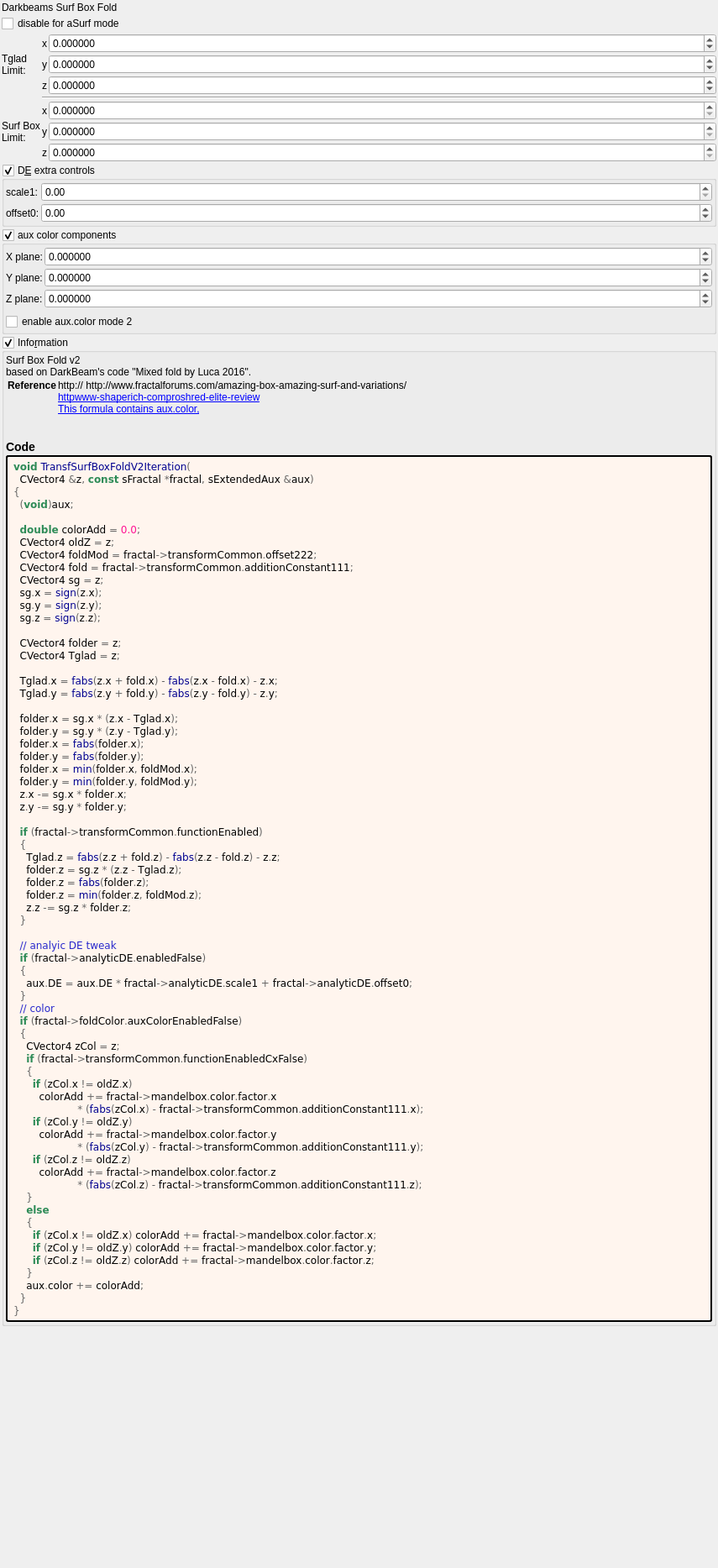
<?xml version="1.0" encoding="UTF-8"?>
<ui version="4.0">
 <class>transf_surf_box_fold_v2</class>
 <widget class="QWidget" name="Form">
  <property name="geometry">
   <rect>
    <x>0</x>
    <y>0</y>
    <width>855</width>
    <height>1867</height>
   </rect>
  </property>
  <property name="windowTitle">
   <string notr="true">transf_surf_box_fold_v2</string>
  </property>
  <layout class="QVBoxLayout" name="verticalLayout">
   <property name="spacing">
    <number>2</number>
   </property>
   <property name="leftMargin">
    <number>2</number>
   </property>
   <property name="topMargin">
    <number>2</number>
   </property>
   <property name="rightMargin">
    <number>2</number>
   </property>
   <property name="bottomMargin">
    <number>2</number>
   </property>
   <item>
    <widget class="QLabel" name="label_28">
     <property name="text">
      <string>Darkbeams Surf Box Fold</string>
     </property>
    </widget>
   </item>
   <item>
    <widget class="MyCheckBox" name="checkBox_transf_function_enabled">
     <property name="text">
      <string notr="true">disable for aSurf mode</string>
     </property>
    </widget>
   </item>
   <item>
    <layout class="QGridLayout" name="gridLayout_17" columnstretch="0,0,1">
     <property name="spacing">
      <number>2</number>
     </property>
     <item row="4" column="2">
      <widget class="MyDoubleSpinBox" name="spinbox4_transf_offset_222_x">
       <property name="sizePolicy">
        <sizepolicy hsizetype="Minimum" vsizetype="Maximum">
         <horstretch>0</horstretch>
         <verstretch>0</verstretch>
        </sizepolicy>
       </property>
       <property name="prefix">
        <string/>
       </property>
       <property name="suffix">
        <string/>
       </property>
       <property name="decimals">
        <number>6</number>
       </property>
       <property name="minimum">
        <double>0.000000000000000</double>
       </property>
       <property name="maximum">
        <double>2000.000000000000000</double>
       </property>
       <property name="singleStep">
        <double>0.100000000000000</double>
       </property>
      </widget>
     </item>
     <item row="4" column="1">
      <widget class="QLabel" name="label_126">
       <property name="text">
        <string notr="true">x</string>
       </property>
      </widget>
     </item>
     <item row="6" column="1">
      <widget class="QLabel" name="label_125">
       <property name="text">
        <string notr="true">z</string>
       </property>
      </widget>
     </item>
     <item row="2" column="2">
      <widget class="MyDoubleSpinBox" name="spinbox4_transf_offset_111_z">
       <property name="sizePolicy">
        <sizepolicy hsizetype="Minimum" vsizetype="Maximum">
         <horstretch>0</horstretch>
         <verstretch>0</verstretch>
        </sizepolicy>
       </property>
       <property name="prefix">
        <string/>
       </property>
       <property name="suffix">
        <string/>
       </property>
       <property name="decimals">
        <number>6</number>
       </property>
       <property name="minimum">
        <double>-99.989999999999995</double>
       </property>
       <property name="maximum">
        <double>99.989999999999995</double>
       </property>
       <property name="singleStep">
        <double>0.100000000000000</double>
       </property>
      </widget>
     </item>
     <item row="0" column="1">
      <widget class="QLabel" name="label_118">
       <property name="text">
        <string notr="true">x</string>
       </property>
      </widget>
     </item>
     <item row="1" column="1">
      <widget class="QLabel" name="label_116">
       <property name="text">
        <string notr="true">y</string>
       </property>
      </widget>
     </item>
     <item row="2" column="1">
      <widget class="QLabel" name="label_119">
       <property name="text">
        <string notr="true">z</string>
       </property>
      </widget>
     </item>
     <item row="6" column="2">
      <widget class="MyDoubleSpinBox" name="spinbox4_transf_offset_222_z">
       <property name="sizePolicy">
        <sizepolicy hsizetype="Minimum" vsizetype="Maximum">
         <horstretch>0</horstretch>
         <verstretch>0</verstretch>
        </sizepolicy>
       </property>
       <property name="prefix">
        <string/>
       </property>
       <property name="suffix">
        <string/>
       </property>
       <property name="decimals">
        <number>6</number>
       </property>
       <property name="minimum">
        <double>0.000000000000000</double>
       </property>
       <property name="maximum">
        <double>2000.000000000000000</double>
       </property>
       <property name="singleStep">
        <double>0.100000000000000</double>
       </property>
      </widget>
     </item>
     <item row="1" column="2">
      <widget class="MyDoubleSpinBox" name="spinbox4_transf_offset_111_y">
       <property name="sizePolicy">
        <sizepolicy hsizetype="Minimum" vsizetype="Maximum">
         <horstretch>0</horstretch>
         <verstretch>0</verstretch>
        </sizepolicy>
       </property>
       <property name="prefix">
        <string/>
       </property>
       <property name="suffix">
        <string/>
       </property>
       <property name="decimals">
        <number>6</number>
       </property>
       <property name="minimum">
        <double>-99.989999999999995</double>
       </property>
       <property name="maximum">
        <double>99.989999999999995</double>
       </property>
       <property name="singleStep">
        <double>0.100000000000000</double>
       </property>
      </widget>
     </item>
     <item row="5" column="1">
      <widget class="QLabel" name="label_127">
       <property name="text">
        <string notr="true">y</string>
       </property>
      </widget>
     </item>
     <item row="0" column="2">
      <widget class="MyDoubleSpinBox" name="spinbox4_transf_offset_111_x">
       <property name="sizePolicy">
        <sizepolicy hsizetype="Minimum" vsizetype="Maximum">
         <horstretch>0</horstretch>
         <verstretch>0</verstretch>
        </sizepolicy>
       </property>
       <property name="prefix">
        <string/>
       </property>
       <property name="suffix">
        <string/>
       </property>
       <property name="decimals">
        <number>6</number>
       </property>
       <property name="minimum">
        <double>-99.989999999999995</double>
       </property>
       <property name="maximum">
        <double>99.989999999999995</double>
       </property>
       <property name="singleStep">
        <double>0.100000000000000</double>
       </property>
      </widget>
     </item>
     <item row="5" column="2">
      <widget class="MyDoubleSpinBox" name="spinbox4_transf_offset_222_y">
       <property name="sizePolicy">
        <sizepolicy hsizetype="Minimum" vsizetype="Maximum">
         <horstretch>0</horstretch>
         <verstretch>0</verstretch>
        </sizepolicy>
       </property>
       <property name="prefix">
        <string/>
       </property>
       <property name="suffix">
        <string/>
       </property>
       <property name="decimals">
        <number>6</number>
       </property>
       <property name="minimum">
        <double>0.000000000000000</double>
       </property>
       <property name="maximum">
        <double>2000.000000000000000</double>
       </property>
       <property name="singleStep">
        <double>0.100000000000000</double>
       </property>
      </widget>
     </item>
     <item row="3" column="1" colspan="2">
      <widget class="Line" name="line">
       <property name="orientation">
        <enum>Qt::Horizontal</enum>
       </property>
      </widget>
     </item>
     <item row="0" column="0" rowspan="3">
      <widget class="QLabel" name="label_95">
       <property name="text">
        <string>Tglad
Limit:</string>
       </property>
      </widget>
     </item>
     <item row="4" column="0" rowspan="3">
      <widget class="QLabel" name="label_97">
       <property name="text">
        <string>Surf Box
Limit:</string>
       </property>
      </widget>
     </item>
    </layout>
   </item>
   <item>
    <widget class="MyGroupBox" name="groupCheck_analyticDE_enabled_false">
     <property name="title">
      <string>D&amp;E extra controls</string>
     </property>
     <property name="checkable">
      <bool>true</bool>
     </property>
     <layout class="QVBoxLayout" name="verticalLayout_13" stretch="0">
      <property name="spacing">
       <number>2</number>
      </property>
      <property name="leftMargin">
       <number>2</number>
      </property>
      <property name="topMargin">
       <number>2</number>
      </property>
      <property name="rightMargin">
       <number>2</number>
      </property>
      <property name="bottomMargin">
       <number>2</number>
      </property>
      <item>
       <layout class="QGridLayout" name="gridLayout_18" columnstretch="0,1">
        <property name="spacing">
         <number>2</number>
        </property>
        <item row="0" column="1">
         <widget class="MyDoubleSpinBox" name="spinbox_analyticDE_scale_1">
          <property name="sizePolicy">
           <sizepolicy hsizetype="Minimum" vsizetype="Maximum">
            <horstretch>0</horstretch>
            <verstretch>0</verstretch>
           </sizepolicy>
          </property>
          <property name="prefix">
           <string/>
          </property>
          <property name="suffix">
           <string/>
          </property>
          <property name="decimals">
           <number>2</number>
          </property>
          <property name="minimum">
           <double>0.000000000000000</double>
          </property>
          <property name="maximum">
           <double>99.989999999999995</double>
          </property>
          <property name="singleStep">
           <double>0.100000000000000</double>
          </property>
         </widget>
        </item>
        <item row="0" column="0">
         <widget class="QLabel" name="label_182">
          <property name="text">
           <string>scale1:</string>
          </property>
         </widget>
        </item>
        <item row="1" column="1">
         <widget class="MyDoubleSpinBox" name="spinbox_analyticDE_offset_0">
          <property name="sizePolicy">
           <sizepolicy hsizetype="Minimum" vsizetype="Maximum">
            <horstretch>0</horstretch>
            <verstretch>0</verstretch>
           </sizepolicy>
          </property>
          <property name="prefix">
           <string/>
          </property>
          <property name="suffix">
           <string/>
          </property>
          <property name="decimals">
           <number>2</number>
          </property>
          <property name="minimum">
           <double>-99.989999999999995</double>
          </property>
          <property name="maximum">
           <double>99.989999999999995</double>
          </property>
          <property name="singleStep">
           <double>0.100000000000000</double>
          </property>
         </widget>
        </item>
        <item row="1" column="0">
         <widget class="QLabel" name="label_177">
          <property name="text">
           <string>offset0:</string>
          </property>
         </widget>
        </item>
       </layout>
      </item>
     </layout>
    </widget>
   </item>
   <item>
    <widget class="MyGroupBox" name="groupCheck_fold_color_aux_color_enabled_false">
     <property name="title">
      <string>aux color components&amp;</string>
     </property>
     <property name="checkable">
      <bool>true</bool>
     </property>
     <layout class="QVBoxLayout" name="verticalLayout_10">
      <property name="leftMargin">
       <number>2</number>
      </property>
      <property name="topMargin">
       <number>2</number>
      </property>
      <property name="rightMargin">
       <number>2</number>
      </property>
      <property name="bottomMargin">
       <number>2</number>
      </property>
      <item>
       <layout class="QGridLayout" name="gridLayout_16" columnstretch="0,1">
        <property name="spacing">
         <number>2</number>
        </property>
        <item row="2" column="0">
         <widget class="QLabel" name="label_42">
          <property name="text">
           <string>Z plane:</string>
          </property>
         </widget>
        </item>
        <item row="0" column="0">
         <widget class="QLabel" name="label_34">
          <property name="text">
           <string>X plane:</string>
          </property>
         </widget>
        </item>
        <item row="0" column="1">
         <widget class="MyDoubleSpinBox" name="spinbox4_mandelbox_color_4D_x">
          <property name="sizePolicy">
           <sizepolicy hsizetype="Minimum" vsizetype="Maximum">
            <horstretch>0</horstretch>
            <verstretch>0</verstretch>
           </sizepolicy>
          </property>
          <property name="prefix">
           <string/>
          </property>
          <property name="suffix">
           <string/>
          </property>
          <property name="decimals">
           <number>6</number>
          </property>
          <property name="minimum">
           <double>-100.000000000000000</double>
          </property>
          <property name="maximum">
           <double>100.000000000000000</double>
          </property>
          <property name="singleStep">
           <double>0.100000000000000</double>
          </property>
         </widget>
        </item>
        <item row="1" column="0">
         <widget class="QLabel" name="label_43">
          <property name="text">
           <string>Y plane:</string>
          </property>
         </widget>
        </item>
        <item row="2" column="1">
         <widget class="MyDoubleSpinBox" name="spinbox4_mandelbox_color_4D_z">
          <property name="sizePolicy">
           <sizepolicy hsizetype="Minimum" vsizetype="Maximum">
            <horstretch>0</horstretch>
            <verstretch>0</verstretch>
           </sizepolicy>
          </property>
          <property name="prefix">
           <string/>
          </property>
          <property name="suffix">
           <string/>
          </property>
          <property name="decimals">
           <number>6</number>
          </property>
          <property name="minimum">
           <double>-100.000000000000000</double>
          </property>
          <property name="maximum">
           <double>100.000000000000000</double>
          </property>
          <property name="singleStep">
           <double>0.100000000000000</double>
          </property>
         </widget>
        </item>
        <item row="1" column="1">
         <widget class="MyDoubleSpinBox" name="spinbox4_mandelbox_color_4D_y">
          <property name="sizePolicy">
           <sizepolicy hsizetype="Minimum" vsizetype="Maximum">
            <horstretch>0</horstretch>
            <verstretch>0</verstretch>
           </sizepolicy>
          </property>
          <property name="prefix">
           <string/>
          </property>
          <property name="suffix">
           <string/>
          </property>
          <property name="decimals">
           <number>6</number>
          </property>
          <property name="minimum">
           <double>-100.000000000000000</double>
          </property>
          <property name="maximum">
           <double>100.000000000000000</double>
          </property>
          <property name="singleStep">
           <double>0.100000000000000</double>
          </property>
         </widget>
        </item>
       </layout>
      </item>
      <item>
       <widget class="MyCheckBox" name="checkBox_transf_function_enabledCx_false">
        <property name="text">
         <string>enable aux.color mode 2</string>
        </property>
       </widget>
      </item>
     </layout>
    </widget>
   </item>
   <item>
    <widget class="MyGroupBox" name="groupCheck_info">
     <property name="title">
      <string>Info&amp;rmation</string>
     </property>
     <property name="flat">
      <bool>false</bool>
     </property>
     <property name="checkable">
      <bool>true</bool>
     </property>
     <layout class="QVBoxLayout" name="verticalLayout_2">
      <property name="spacing">
       <number>2</number>
      </property>
      <property name="leftMargin">
       <number>2</number>
      </property>
      <property name="topMargin">
       <number>2</number>
      </property>
      <property name="rightMargin">
       <number>2</number>
      </property>
      <property name="bottomMargin">
       <number>2</number>
      </property>
      <item>
       <widget class="QLabel" name="label_information_general">
        <property name="text">
         <string notr="true">&lt;p&gt;Surf Box Fold v2&lt;br&gt;based on DarkBeam&#039;s code &quot;Mixed fold by Luca 2016&quot;.&lt;/p&gt;&lt;table&gt;
&lt;tr&gt;&lt;th&gt;Reference&lt;/th&gt;&lt;td&gt;&lt;a href=&quot;http:// http://www.fractalforums.com/amazing-box-amazing-surf-and-variations/&quot;&gt;http:// http://www.fractalforums.com/amazing-box-amazing-surf-and-variations/&lt;br&gt;
&lt;a href=&quot;httpwww-shaperich-comproshred-elite-review&quot;&gt;httpwww-shaperich-comproshred-elite-review&lt;br&gt;
&lt;a href=&quot;This formula contains aux.color,&quot;&gt;This formula contains aux.color,&lt;br&gt;
&lt;/td&gt;&lt;/tr&gt;
&lt;/table&gt;
&lt;h3&gt;Code&lt;/h3&gt;</string>
        </property>
        <property name="wordWrap">
         <bool>true</bool>
        </property>
        <property name="openExternalLinks">
         <bool>true</bool>
        </property>
        <property name="textInteractionFlags">
         <set>Qt::LinksAccessibleByMouse|Qt::TextSelectableByMouse</set>
        </property>
       </widget>
      </item>
      <item>
       <widget class="QLabel" name="label_code_content">
        <property name="styleSheet">
         <string notr="true">border-style: outset; border-width: 2px; border-radius: 3px; border-color: black; background-color: #fff5ee; padding: 4px;</string>
        </property>
        <property name="text">
         <string notr="true">&lt;body style=&quot;background-color:#fff5ee&quot;&gt;
&lt;pre style=&quot;color:#000000; background-color:#fff5ee;  font-family:&#039;Courier New&#039;,monospace;white-space: pre-wrap;&quot;&gt;&lt;span style=&quot;color:#2e8b57; font-weight:bold&quot;&gt;void&lt;/span&gt; &lt;span style=&quot;color:#00008f&quot;&gt;TransfSurfBoxFoldV2Iteration&lt;/span&gt;&lt;span style=&quot;color:#676767&quot;&gt;(&lt;/span&gt;
  CVector4 &lt;span style=&quot;color:#676767&quot;&gt;&amp;amp;&lt;/span&gt;z&lt;span style=&quot;color:#676767&quot;&gt;,&lt;/span&gt; &lt;span style=&quot;color:#2e8b57; font-weight:bold&quot;&gt;const&lt;/span&gt; sFractal &lt;span style=&quot;color:#676767&quot;&gt;*&lt;/span&gt;fractal&lt;span style=&quot;color:#676767&quot;&gt;,&lt;/span&gt; sExtendedAux &lt;span style=&quot;color:#676767&quot;&gt;&amp;amp;&lt;/span&gt;aux&lt;span style=&quot;color:#676767&quot;&gt;)&lt;/span&gt;
&lt;span style=&quot;color:#676767&quot;&gt;{&lt;/span&gt;
  &lt;span style=&quot;color:#676767&quot;&gt;(&lt;/span&gt;&lt;span style=&quot;color:#2e8b57; font-weight:bold&quot;&gt;void&lt;/span&gt;&lt;span style=&quot;color:#676767&quot;&gt;)&lt;/span&gt;aux&lt;span style=&quot;color:#676767&quot;&gt;;&lt;/span&gt;

  &lt;span style=&quot;color:#2e8b57; font-weight:bold&quot;&gt;double&lt;/span&gt; colorAdd &lt;span style=&quot;color:#676767&quot;&gt;=&lt;/span&gt; &lt;span style=&quot;color:#ff1493&quot;&gt;0.0&lt;/span&gt;&lt;span style=&quot;color:#676767&quot;&gt;;&lt;/span&gt;
  CVector4 oldZ &lt;span style=&quot;color:#676767&quot;&gt;=&lt;/span&gt; z&lt;span style=&quot;color:#676767&quot;&gt;;&lt;/span&gt;
  CVector4 foldMod &lt;span style=&quot;color:#676767&quot;&gt;=&lt;/span&gt; fractal&lt;span style=&quot;color:#676767&quot;&gt;-&amp;gt;&lt;/span&gt;transformCommon&lt;span style=&quot;color:#676767&quot;&gt;.&lt;/span&gt;offset222&lt;span style=&quot;color:#676767&quot;&gt;;&lt;/span&gt;
  CVector4 fold &lt;span style=&quot;color:#676767&quot;&gt;=&lt;/span&gt; fractal&lt;span style=&quot;color:#676767&quot;&gt;-&amp;gt;&lt;/span&gt;transformCommon&lt;span style=&quot;color:#676767&quot;&gt;.&lt;/span&gt;additionConstant111&lt;span style=&quot;color:#676767&quot;&gt;;&lt;/span&gt;
  CVector4 sg &lt;span style=&quot;color:#676767&quot;&gt;=&lt;/span&gt; z&lt;span style=&quot;color:#676767&quot;&gt;;&lt;/span&gt;
  sg&lt;span style=&quot;color:#676767&quot;&gt;.&lt;/span&gt;x &lt;span style=&quot;color:#676767&quot;&gt;=&lt;/span&gt; &lt;span style=&quot;color:#00008f&quot;&gt;sign&lt;/span&gt;&lt;span style=&quot;color:#676767&quot;&gt;(&lt;/span&gt;z&lt;span style=&quot;color:#676767&quot;&gt;.&lt;/span&gt;x&lt;span style=&quot;color:#676767&quot;&gt;);&lt;/span&gt;
  sg&lt;span style=&quot;color:#676767&quot;&gt;.&lt;/span&gt;y &lt;span style=&quot;color:#676767&quot;&gt;=&lt;/span&gt; &lt;span style=&quot;color:#00008f&quot;&gt;sign&lt;/span&gt;&lt;span style=&quot;color:#676767&quot;&gt;(&lt;/span&gt;z&lt;span style=&quot;color:#676767&quot;&gt;.&lt;/span&gt;y&lt;span style=&quot;color:#676767&quot;&gt;);&lt;/span&gt;
  sg&lt;span style=&quot;color:#676767&quot;&gt;.&lt;/span&gt;z &lt;span style=&quot;color:#676767&quot;&gt;=&lt;/span&gt; &lt;span style=&quot;color:#00008f&quot;&gt;sign&lt;/span&gt;&lt;span style=&quot;color:#676767&quot;&gt;(&lt;/span&gt;z&lt;span style=&quot;color:#676767&quot;&gt;.&lt;/span&gt;z&lt;span style=&quot;color:#676767&quot;&gt;);&lt;/span&gt;

  CVector4 folder &lt;span style=&quot;color:#676767&quot;&gt;=&lt;/span&gt; z&lt;span style=&quot;color:#676767&quot;&gt;;&lt;/span&gt;
  CVector4 Tglad &lt;span style=&quot;color:#676767&quot;&gt;=&lt;/span&gt; z&lt;span style=&quot;color:#676767&quot;&gt;;&lt;/span&gt;

  Tglad&lt;span style=&quot;color:#676767&quot;&gt;.&lt;/span&gt;x &lt;span style=&quot;color:#676767&quot;&gt;=&lt;/span&gt; &lt;span style=&quot;color:#00008f&quot;&gt;fabs&lt;/span&gt;&lt;span style=&quot;color:#676767&quot;&gt;(&lt;/span&gt;z&lt;span style=&quot;color:#676767&quot;&gt;.&lt;/span&gt;x &lt;span style=&quot;color:#676767&quot;&gt;+&lt;/span&gt; fold&lt;span style=&quot;color:#676767&quot;&gt;.&lt;/span&gt;x&lt;span style=&quot;color:#676767&quot;&gt;) -&lt;/span&gt; &lt;span style=&quot;color:#00008f&quot;&gt;fabs&lt;/span&gt;&lt;span style=&quot;color:#676767&quot;&gt;(&lt;/span&gt;z&lt;span style=&quot;color:#676767&quot;&gt;.&lt;/span&gt;x &lt;span style=&quot;color:#676767&quot;&gt;-&lt;/span&gt; fold&lt;span style=&quot;color:#676767&quot;&gt;.&lt;/span&gt;x&lt;span style=&quot;color:#676767&quot;&gt;) -&lt;/span&gt; z&lt;span style=&quot;color:#676767&quot;&gt;.&lt;/span&gt;x&lt;span style=&quot;color:#676767&quot;&gt;;&lt;/span&gt;
  Tglad&lt;span style=&quot;color:#676767&quot;&gt;.&lt;/span&gt;y &lt;span style=&quot;color:#676767&quot;&gt;=&lt;/span&gt; &lt;span style=&quot;color:#00008f&quot;&gt;fabs&lt;/span&gt;&lt;span style=&quot;color:#676767&quot;&gt;(&lt;/span&gt;z&lt;span style=&quot;color:#676767&quot;&gt;.&lt;/span&gt;y &lt;span style=&quot;color:#676767&quot;&gt;+&lt;/span&gt; fold&lt;span style=&quot;color:#676767&quot;&gt;.&lt;/span&gt;y&lt;span style=&quot;color:#676767&quot;&gt;) -&lt;/span&gt; &lt;span style=&quot;color:#00008f&quot;&gt;fabs&lt;/span&gt;&lt;span style=&quot;color:#676767&quot;&gt;(&lt;/span&gt;z&lt;span style=&quot;color:#676767&quot;&gt;.&lt;/span&gt;y &lt;span style=&quot;color:#676767&quot;&gt;-&lt;/span&gt; fold&lt;span style=&quot;color:#676767&quot;&gt;.&lt;/span&gt;y&lt;span style=&quot;color:#676767&quot;&gt;) -&lt;/span&gt; z&lt;span style=&quot;color:#676767&quot;&gt;.&lt;/span&gt;y&lt;span style=&quot;color:#676767&quot;&gt;;&lt;/span&gt;

  folder&lt;span style=&quot;color:#676767&quot;&gt;.&lt;/span&gt;x &lt;span style=&quot;color:#676767&quot;&gt;=&lt;/span&gt; sg&lt;span style=&quot;color:#676767&quot;&gt;.&lt;/span&gt;x &lt;span style=&quot;color:#676767&quot;&gt;* (&lt;/span&gt;z&lt;span style=&quot;color:#676767&quot;&gt;.&lt;/span&gt;x &lt;span style=&quot;color:#676767&quot;&gt;-&lt;/span&gt; Tglad&lt;span style=&quot;color:#676767&quot;&gt;.&lt;/span&gt;x&lt;span style=&quot;color:#676767&quot;&gt;);&lt;/span&gt;
  folder&lt;span style=&quot;color:#676767&quot;&gt;.&lt;/span&gt;y &lt;span style=&quot;color:#676767&quot;&gt;=&lt;/span&gt; sg&lt;span style=&quot;color:#676767&quot;&gt;.&lt;/span&gt;y &lt;span style=&quot;color:#676767&quot;&gt;* (&lt;/span&gt;z&lt;span style=&quot;color:#676767&quot;&gt;.&lt;/span&gt;y &lt;span style=&quot;color:#676767&quot;&gt;-&lt;/span&gt; Tglad&lt;span style=&quot;color:#676767&quot;&gt;.&lt;/span&gt;y&lt;span style=&quot;color:#676767&quot;&gt;);&lt;/span&gt;
  folder&lt;span style=&quot;color:#676767&quot;&gt;.&lt;/span&gt;x &lt;span style=&quot;color:#676767&quot;&gt;=&lt;/span&gt; &lt;span style=&quot;color:#00008f&quot;&gt;fabs&lt;/span&gt;&lt;span style=&quot;color:#676767&quot;&gt;(&lt;/span&gt;folder&lt;span style=&quot;color:#676767&quot;&gt;.&lt;/span&gt;x&lt;span style=&quot;color:#676767&quot;&gt;);&lt;/span&gt;
  folder&lt;span style=&quot;color:#676767&quot;&gt;.&lt;/span&gt;y &lt;span style=&quot;color:#676767&quot;&gt;=&lt;/span&gt; &lt;span style=&quot;color:#00008f&quot;&gt;fabs&lt;/span&gt;&lt;span style=&quot;color:#676767&quot;&gt;(&lt;/span&gt;folder&lt;span style=&quot;color:#676767&quot;&gt;.&lt;/span&gt;y&lt;span style=&quot;color:#676767&quot;&gt;);&lt;/span&gt;
  folder&lt;span style=&quot;color:#676767&quot;&gt;.&lt;/span&gt;x &lt;span style=&quot;color:#676767&quot;&gt;=&lt;/span&gt; &lt;span style=&quot;color:#00008f&quot;&gt;min&lt;/span&gt;&lt;span style=&quot;color:#676767&quot;&gt;(&lt;/span&gt;folder&lt;span style=&quot;color:#676767&quot;&gt;.&lt;/span&gt;x&lt;span style=&quot;color:#676767&quot;&gt;,&lt;/span&gt; foldMod&lt;span style=&quot;color:#676767&quot;&gt;.&lt;/span&gt;x&lt;span style=&quot;color:#676767&quot;&gt;);&lt;/span&gt;
  folder&lt;span style=&quot;color:#676767&quot;&gt;.&lt;/span&gt;y &lt;span style=&quot;color:#676767&quot;&gt;=&lt;/span&gt; &lt;span style=&quot;color:#00008f&quot;&gt;min&lt;/span&gt;&lt;span style=&quot;color:#676767&quot;&gt;(&lt;/span&gt;folder&lt;span style=&quot;color:#676767&quot;&gt;.&lt;/span&gt;y&lt;span style=&quot;color:#676767&quot;&gt;,&lt;/span&gt; foldMod&lt;span style=&quot;color:#676767&quot;&gt;.&lt;/span&gt;y&lt;span style=&quot;color:#676767&quot;&gt;);&lt;/span&gt;
  z&lt;span style=&quot;color:#676767&quot;&gt;.&lt;/span&gt;x &lt;span style=&quot;color:#676767&quot;&gt;-=&lt;/span&gt; sg&lt;span style=&quot;color:#676767&quot;&gt;.&lt;/span&gt;x &lt;span style=&quot;color:#676767&quot;&gt;*&lt;/span&gt; folder&lt;span style=&quot;color:#676767&quot;&gt;.&lt;/span&gt;x&lt;span style=&quot;color:#676767&quot;&gt;;&lt;/span&gt;
  z&lt;span style=&quot;color:#676767&quot;&gt;.&lt;/span&gt;y &lt;span style=&quot;color:#676767&quot;&gt;-=&lt;/span&gt; sg&lt;span style=&quot;color:#676767&quot;&gt;.&lt;/span&gt;y &lt;span style=&quot;color:#676767&quot;&gt;*&lt;/span&gt; folder&lt;span style=&quot;color:#676767&quot;&gt;.&lt;/span&gt;y&lt;span style=&quot;color:#676767&quot;&gt;;&lt;/span&gt;

  &lt;span style=&quot;color:#2e8b57; font-weight:bold&quot;&gt;if&lt;/span&gt; &lt;span style=&quot;color:#676767&quot;&gt;(&lt;/span&gt;fractal&lt;span style=&quot;color:#676767&quot;&gt;-&amp;gt;&lt;/span&gt;transformCommon&lt;span style=&quot;color:#676767&quot;&gt;.&lt;/span&gt;functionEnabled&lt;span style=&quot;color:#676767&quot;&gt;)&lt;/span&gt;
  &lt;span style=&quot;color:#676767&quot;&gt;{&lt;/span&gt;
    Tglad&lt;span style=&quot;color:#676767&quot;&gt;.&lt;/span&gt;z &lt;span style=&quot;color:#676767&quot;&gt;=&lt;/span&gt; &lt;span style=&quot;color:#00008f&quot;&gt;fabs&lt;/span&gt;&lt;span style=&quot;color:#676767&quot;&gt;(&lt;/span&gt;z&lt;span style=&quot;color:#676767&quot;&gt;.&lt;/span&gt;z &lt;span style=&quot;color:#676767&quot;&gt;+&lt;/span&gt; fold&lt;span style=&quot;color:#676767&quot;&gt;.&lt;/span&gt;z&lt;span style=&quot;color:#676767&quot;&gt;) -&lt;/span&gt; &lt;span style=&quot;color:#00008f&quot;&gt;fabs&lt;/span&gt;&lt;span style=&quot;color:#676767&quot;&gt;(&lt;/span&gt;z&lt;span style=&quot;color:#676767&quot;&gt;.&lt;/span&gt;z &lt;span style=&quot;color:#676767&quot;&gt;-&lt;/span&gt; fold&lt;span style=&quot;color:#676767&quot;&gt;.&lt;/span&gt;z&lt;span style=&quot;color:#676767&quot;&gt;) -&lt;/span&gt; z&lt;span style=&quot;color:#676767&quot;&gt;.&lt;/span&gt;z&lt;span style=&quot;color:#676767&quot;&gt;;&lt;/span&gt;
    folder&lt;span style=&quot;color:#676767&quot;&gt;.&lt;/span&gt;z &lt;span style=&quot;color:#676767&quot;&gt;=&lt;/span&gt; sg&lt;span style=&quot;color:#676767&quot;&gt;.&lt;/span&gt;z &lt;span style=&quot;color:#676767&quot;&gt;* (&lt;/span&gt;z&lt;span style=&quot;color:#676767&quot;&gt;.&lt;/span&gt;z &lt;span style=&quot;color:#676767&quot;&gt;-&lt;/span&gt; Tglad&lt;span style=&quot;color:#676767&quot;&gt;.&lt;/span&gt;z&lt;span style=&quot;color:#676767&quot;&gt;);&lt;/span&gt;
    folder&lt;span style=&quot;color:#676767&quot;&gt;.&lt;/span&gt;z &lt;span style=&quot;color:#676767&quot;&gt;=&lt;/span&gt; &lt;span style=&quot;color:#00008f&quot;&gt;fabs&lt;/span&gt;&lt;span style=&quot;color:#676767&quot;&gt;(&lt;/span&gt;folder&lt;span style=&quot;color:#676767&quot;&gt;.&lt;/span&gt;z&lt;span style=&quot;color:#676767&quot;&gt;);&lt;/span&gt;
    folder&lt;span style=&quot;color:#676767&quot;&gt;.&lt;/span&gt;z &lt;span style=&quot;color:#676767&quot;&gt;=&lt;/span&gt; &lt;span style=&quot;color:#00008f&quot;&gt;min&lt;/span&gt;&lt;span style=&quot;color:#676767&quot;&gt;(&lt;/span&gt;folder&lt;span style=&quot;color:#676767&quot;&gt;.&lt;/span&gt;z&lt;span style=&quot;color:#676767&quot;&gt;,&lt;/span&gt; foldMod&lt;span style=&quot;color:#676767&quot;&gt;.&lt;/span&gt;z&lt;span style=&quot;color:#676767&quot;&gt;);&lt;/span&gt;
    z&lt;span style=&quot;color:#676767&quot;&gt;.&lt;/span&gt;z &lt;span style=&quot;color:#676767&quot;&gt;-=&lt;/span&gt; sg&lt;span style=&quot;color:#676767&quot;&gt;.&lt;/span&gt;z &lt;span style=&quot;color:#676767&quot;&gt;*&lt;/span&gt; folder&lt;span style=&quot;color:#676767&quot;&gt;.&lt;/span&gt;z&lt;span style=&quot;color:#676767&quot;&gt;;&lt;/span&gt;
  &lt;span style=&quot;color:#676767&quot;&gt;}&lt;/span&gt;

  &lt;span style=&quot;color:#2929cc&quot;&gt;// analyic DE tweak&lt;/span&gt;
  &lt;span style=&quot;color:#2e8b57; font-weight:bold&quot;&gt;if&lt;/span&gt; &lt;span style=&quot;color:#676767&quot;&gt;(&lt;/span&gt;fractal&lt;span style=&quot;color:#676767&quot;&gt;-&amp;gt;&lt;/span&gt;analyticDE&lt;span style=&quot;color:#676767&quot;&gt;.&lt;/span&gt;enabledFalse&lt;span style=&quot;color:#676767&quot;&gt;)&lt;/span&gt;
  &lt;span style=&quot;color:#676767&quot;&gt;{&lt;/span&gt;
    aux&lt;span style=&quot;color:#676767&quot;&gt;.&lt;/span&gt;DE &lt;span style=&quot;color:#676767&quot;&gt;=&lt;/span&gt; aux&lt;span style=&quot;color:#676767&quot;&gt;.&lt;/span&gt;DE &lt;span style=&quot;color:#676767&quot;&gt;*&lt;/span&gt; fractal&lt;span style=&quot;color:#676767&quot;&gt;-&amp;gt;&lt;/span&gt;analyticDE&lt;span style=&quot;color:#676767&quot;&gt;.&lt;/span&gt;scale1 &lt;span style=&quot;color:#676767&quot;&gt;+&lt;/span&gt; fractal&lt;span style=&quot;color:#676767&quot;&gt;-&amp;gt;&lt;/span&gt;analyticDE&lt;span style=&quot;color:#676767&quot;&gt;.&lt;/span&gt;offset0&lt;span style=&quot;color:#676767&quot;&gt;;&lt;/span&gt;
  &lt;span style=&quot;color:#676767&quot;&gt;}&lt;/span&gt;
  &lt;span style=&quot;color:#2929cc&quot;&gt;// color&lt;/span&gt;
  &lt;span style=&quot;color:#2e8b57; font-weight:bold&quot;&gt;if&lt;/span&gt; &lt;span style=&quot;color:#676767&quot;&gt;(&lt;/span&gt;fractal&lt;span style=&quot;color:#676767&quot;&gt;-&amp;gt;&lt;/span&gt;foldColor&lt;span style=&quot;color:#676767&quot;&gt;.&lt;/span&gt;auxColorEnabledFalse&lt;span style=&quot;color:#676767&quot;&gt;)&lt;/span&gt;
  &lt;span style=&quot;color:#676767&quot;&gt;{&lt;/span&gt;
    CVector4 zCol &lt;span style=&quot;color:#676767&quot;&gt;=&lt;/span&gt; z&lt;span style=&quot;color:#676767&quot;&gt;;&lt;/span&gt;
    &lt;span style=&quot;color:#2e8b57; font-weight:bold&quot;&gt;if&lt;/span&gt; &lt;span style=&quot;color:#676767&quot;&gt;(&lt;/span&gt;fractal&lt;span style=&quot;color:#676767&quot;&gt;-&amp;gt;&lt;/span&gt;transformCommon&lt;span style=&quot;color:#676767&quot;&gt;.&lt;/span&gt;functionEnabledCxFalse&lt;span style=&quot;color:#676767&quot;&gt;)&lt;/span&gt;
    &lt;span style=&quot;color:#676767&quot;&gt;{&lt;/span&gt;
      &lt;span style=&quot;color:#2e8b57; font-weight:bold&quot;&gt;if&lt;/span&gt; &lt;span style=&quot;color:#676767&quot;&gt;(&lt;/span&gt;zCol&lt;span style=&quot;color:#676767&quot;&gt;.&lt;/span&gt;x &lt;span style=&quot;color:#676767&quot;&gt;!=&lt;/span&gt; oldZ&lt;span style=&quot;color:#676767&quot;&gt;.&lt;/span&gt;x&lt;span style=&quot;color:#676767&quot;&gt;)&lt;/span&gt;
        colorAdd &lt;span style=&quot;color:#676767&quot;&gt;+=&lt;/span&gt; fractal&lt;span style=&quot;color:#676767&quot;&gt;-&amp;gt;&lt;/span&gt;mandelbox&lt;span style=&quot;color:#676767&quot;&gt;.&lt;/span&gt;color&lt;span style=&quot;color:#676767&quot;&gt;.&lt;/span&gt;factor&lt;span style=&quot;color:#676767&quot;&gt;.&lt;/span&gt;x
                    &lt;span style=&quot;color:#676767&quot;&gt;* (&lt;/span&gt;&lt;span style=&quot;color:#00008f&quot;&gt;fabs&lt;/span&gt;&lt;span style=&quot;color:#676767&quot;&gt;(&lt;/span&gt;zCol&lt;span style=&quot;color:#676767&quot;&gt;.&lt;/span&gt;x&lt;span style=&quot;color:#676767&quot;&gt;) -&lt;/span&gt; fractal&lt;span style=&quot;color:#676767&quot;&gt;-&amp;gt;&lt;/span&gt;transformCommon&lt;span style=&quot;color:#676767&quot;&gt;.&lt;/span&gt;additionConstant111&lt;span style=&quot;color:#676767&quot;&gt;.&lt;/span&gt;x&lt;span style=&quot;color:#676767&quot;&gt;);&lt;/span&gt;
      &lt;span style=&quot;color:#2e8b57; font-weight:bold&quot;&gt;if&lt;/span&gt; &lt;span style=&quot;color:#676767&quot;&gt;(&lt;/span&gt;zCol&lt;span style=&quot;color:#676767&quot;&gt;.&lt;/span&gt;y &lt;span style=&quot;color:#676767&quot;&gt;!=&lt;/span&gt; oldZ&lt;span style=&quot;color:#676767&quot;&gt;.&lt;/span&gt;y&lt;span style=&quot;color:#676767&quot;&gt;)&lt;/span&gt;
        colorAdd &lt;span style=&quot;color:#676767&quot;&gt;+=&lt;/span&gt; fractal&lt;span style=&quot;color:#676767&quot;&gt;-&amp;gt;&lt;/span&gt;mandelbox&lt;span style=&quot;color:#676767&quot;&gt;.&lt;/span&gt;color&lt;span style=&quot;color:#676767&quot;&gt;.&lt;/span&gt;factor&lt;span style=&quot;color:#676767&quot;&gt;.&lt;/span&gt;y
                    &lt;span style=&quot;color:#676767&quot;&gt;* (&lt;/span&gt;&lt;span style=&quot;color:#00008f&quot;&gt;fabs&lt;/span&gt;&lt;span style=&quot;color:#676767&quot;&gt;(&lt;/span&gt;zCol&lt;span style=&quot;color:#676767&quot;&gt;.&lt;/span&gt;y&lt;span style=&quot;color:#676767&quot;&gt;) -&lt;/span&gt; fractal&lt;span style=&quot;color:#676767&quot;&gt;-&amp;gt;&lt;/span&gt;transformCommon&lt;span style=&quot;color:#676767&quot;&gt;.&lt;/span&gt;additionConstant111&lt;span style=&quot;color:#676767&quot;&gt;.&lt;/span&gt;y&lt;span style=&quot;color:#676767&quot;&gt;);&lt;/span&gt;
      &lt;span style=&quot;color:#2e8b57; font-weight:bold&quot;&gt;if&lt;/span&gt; &lt;span style=&quot;color:#676767&quot;&gt;(&lt;/span&gt;zCol&lt;span style=&quot;color:#676767&quot;&gt;.&lt;/span&gt;z &lt;span style=&quot;color:#676767&quot;&gt;!=&lt;/span&gt; oldZ&lt;span style=&quot;color:#676767&quot;&gt;.&lt;/span&gt;z&lt;span style=&quot;color:#676767&quot;&gt;)&lt;/span&gt;
        colorAdd &lt;span style=&quot;color:#676767&quot;&gt;+=&lt;/span&gt; fractal&lt;span style=&quot;color:#676767&quot;&gt;-&amp;gt;&lt;/span&gt;mandelbox&lt;span style=&quot;color:#676767&quot;&gt;.&lt;/span&gt;color&lt;span style=&quot;color:#676767&quot;&gt;.&lt;/span&gt;factor&lt;span style=&quot;color:#676767&quot;&gt;.&lt;/span&gt;z
                    &lt;span style=&quot;color:#676767&quot;&gt;* (&lt;/span&gt;&lt;span style=&quot;color:#00008f&quot;&gt;fabs&lt;/span&gt;&lt;span style=&quot;color:#676767&quot;&gt;(&lt;/span&gt;zCol&lt;span style=&quot;color:#676767&quot;&gt;.&lt;/span&gt;z&lt;span style=&quot;color:#676767&quot;&gt;) -&lt;/span&gt; fractal&lt;span style=&quot;color:#676767&quot;&gt;-&amp;gt;&lt;/span&gt;transformCommon&lt;span style=&quot;color:#676767&quot;&gt;.&lt;/span&gt;additionConstant111&lt;span style=&quot;color:#676767&quot;&gt;.&lt;/span&gt;z&lt;span style=&quot;color:#676767&quot;&gt;);&lt;/span&gt;
    &lt;span style=&quot;color:#676767&quot;&gt;}&lt;/span&gt;
    &lt;span style=&quot;color:#2e8b57; font-weight:bold&quot;&gt;else&lt;/span&gt;
    &lt;span style=&quot;color:#676767&quot;&gt;{&lt;/span&gt;
      &lt;span style=&quot;color:#2e8b57; font-weight:bold&quot;&gt;if&lt;/span&gt; &lt;span style=&quot;color:#676767&quot;&gt;(&lt;/span&gt;zCol&lt;span style=&quot;color:#676767&quot;&gt;.&lt;/span&gt;x &lt;span style=&quot;color:#676767&quot;&gt;!=&lt;/span&gt; oldZ&lt;span style=&quot;color:#676767&quot;&gt;.&lt;/span&gt;x&lt;span style=&quot;color:#676767&quot;&gt;)&lt;/span&gt; colorAdd &lt;span style=&quot;color:#676767&quot;&gt;+=&lt;/span&gt; fractal&lt;span style=&quot;color:#676767&quot;&gt;-&amp;gt;&lt;/span&gt;mandelbox&lt;span style=&quot;color:#676767&quot;&gt;.&lt;/span&gt;color&lt;span style=&quot;color:#676767&quot;&gt;.&lt;/span&gt;factor&lt;span style=&quot;color:#676767&quot;&gt;.&lt;/span&gt;x&lt;span style=&quot;color:#676767&quot;&gt;;&lt;/span&gt;
      &lt;span style=&quot;color:#2e8b57; font-weight:bold&quot;&gt;if&lt;/span&gt; &lt;span style=&quot;color:#676767&quot;&gt;(&lt;/span&gt;zCol&lt;span style=&quot;color:#676767&quot;&gt;.&lt;/span&gt;y &lt;span style=&quot;color:#676767&quot;&gt;!=&lt;/span&gt; oldZ&lt;span style=&quot;color:#676767&quot;&gt;.&lt;/span&gt;y&lt;span style=&quot;color:#676767&quot;&gt;)&lt;/span&gt; colorAdd &lt;span style=&quot;color:#676767&quot;&gt;+=&lt;/span&gt; fractal&lt;span style=&quot;color:#676767&quot;&gt;-&amp;gt;&lt;/span&gt;mandelbox&lt;span style=&quot;color:#676767&quot;&gt;.&lt;/span&gt;color&lt;span style=&quot;color:#676767&quot;&gt;.&lt;/span&gt;factor&lt;span style=&quot;color:#676767&quot;&gt;.&lt;/span&gt;y&lt;span style=&quot;color:#676767&quot;&gt;;&lt;/span&gt;
      &lt;span style=&quot;color:#2e8b57; font-weight:bold&quot;&gt;if&lt;/span&gt; &lt;span style=&quot;color:#676767&quot;&gt;(&lt;/span&gt;zCol&lt;span style=&quot;color:#676767&quot;&gt;.&lt;/span&gt;z &lt;span style=&quot;color:#676767&quot;&gt;!=&lt;/span&gt; oldZ&lt;span style=&quot;color:#676767&quot;&gt;.&lt;/span&gt;z&lt;span style=&quot;color:#676767&quot;&gt;)&lt;/span&gt; colorAdd &lt;span style=&quot;color:#676767&quot;&gt;+=&lt;/span&gt; fractal&lt;span style=&quot;color:#676767&quot;&gt;-&amp;gt;&lt;/span&gt;mandelbox&lt;span style=&quot;color:#676767&quot;&gt;.&lt;/span&gt;color&lt;span style=&quot;color:#676767&quot;&gt;.&lt;/span&gt;factor&lt;span style=&quot;color:#676767&quot;&gt;.&lt;/span&gt;z&lt;span style=&quot;color:#676767&quot;&gt;;&lt;/span&gt;
    &lt;span style=&quot;color:#676767&quot;&gt;}&lt;/span&gt;
    aux&lt;span style=&quot;color:#676767&quot;&gt;.&lt;/span&gt;color &lt;span style=&quot;color:#676767&quot;&gt;+=&lt;/span&gt; colorAdd&lt;span style=&quot;color:#676767&quot;&gt;;&lt;/span&gt;
  &lt;span style=&quot;color:#676767&quot;&gt;}&lt;/span&gt;
&lt;span style=&quot;color:#676767&quot;&gt;}&lt;/span&gt;
&lt;/pre&gt;
&lt;/body&gt;</string>
        </property>
        <property name="wordWrap">
         <bool>true</bool>
        </property>
        <property name="openExternalLinks">
         <bool>true</bool>
        </property>
        <property name="textInteractionFlags">
         <set>Qt::LinksAccessibleByMouse|Qt::TextSelectableByMouse</set>
        </property>
       </widget>
      </item>
     </layout>
    </widget>
   </item>
   <item>
    <spacer name="verticalSpacer_2">
     <property name="orientation">
      <enum>Qt::Vertical</enum>
     </property>
     <property name="sizeHint" stdset="0">
      <size>
       <width>20</width>
       <height>40</height>
      </size>
     </property>
    </spacer>
   </item>
  </layout>
 </widget>
 <customwidgets>
  <customwidget>
   <class>MyDoubleSpinBox</class>
   <extends>QDoubleSpinBox</extends>
   <header>my_double_spin_box.h</header>
  </customwidget>
  <customwidget>
   <class>MyGroupBox</class>
   <extends>QGroupBox</extends>
   <header>my_group_box.h</header>
   <container>1</container>
  </customwidget>
  <customwidget>
   <class>MyCheckBox</class>
   <extends>QCheckBox</extends>
   <header>my_check_box.h</header>
  </customwidget>
 </customwidgets>
 <tabstops>
  <tabstop>groupCheck_info</tabstop>
 </tabstops>
 <resources/>
 <connections>
  <connection>
   <sender>checkBox_transf_function_enabled</sender>
   <signal>toggled(bool)</signal>
   <receiver>spinbox4_transf_offset_111_z</receiver>
   <slot>setEnabled(bool)</slot>
   <hints>
    <hint type="sourcelabel">
     <x>130</x>
     <y>43</y>
    </hint>
    <hint type="destinationlabel">
     <x>130</x>
     <y>122</y>
    </hint>
   </hints>
  </connection>
  <connection>
   <sender>checkBox_transf_function_enabled</sender>
   <signal>toggled(bool)</signal>
   <receiver>spinbox4_transf_offset_222_z</receiver>
   <slot>setEnabled(bool)</slot>
   <hints>
    <hint type="sourcelabel">
     <x>19</x>
     <y>29</y>
    </hint>
    <hint type="destinationlabel">
     <x>227</x>
     <y>208</y>
    </hint>
   </hints>
  </connection>
 </connections>
</ui>
